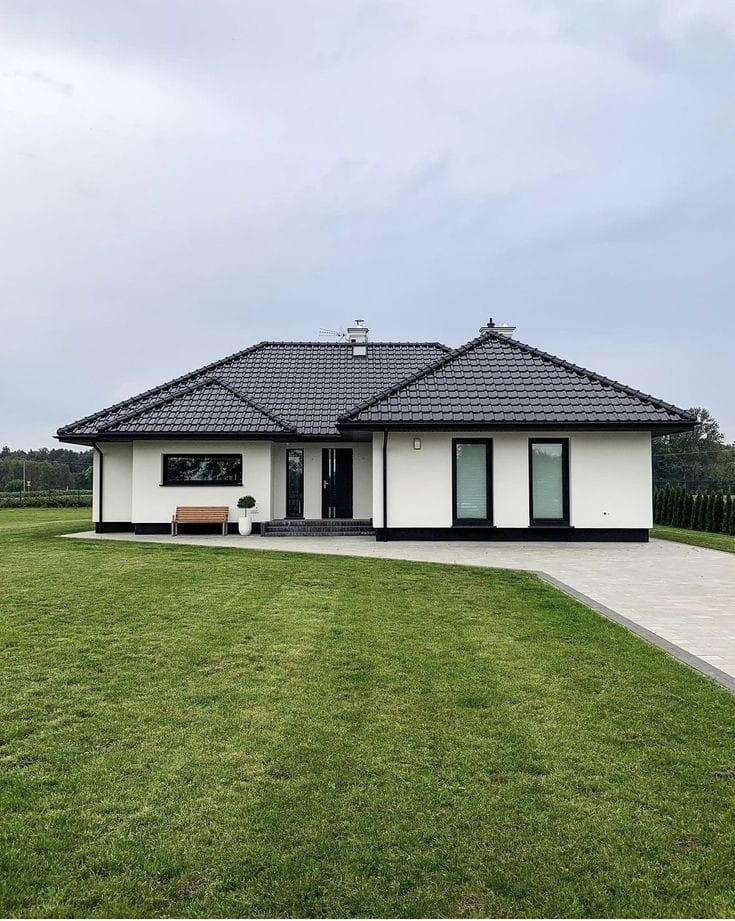
#> input picture histogram_odevi/ev.jfif, 735 x 921 px, found by its file name
$ python histogram_odevi.py
#> lines starting #> are read from the running program, lines starting #| are printed output that depends on the picture
import cv2
import numpy as np
import matplotlib.pyplot as plt

foto_gray=cv2.imread(r"ev.jfif",0)
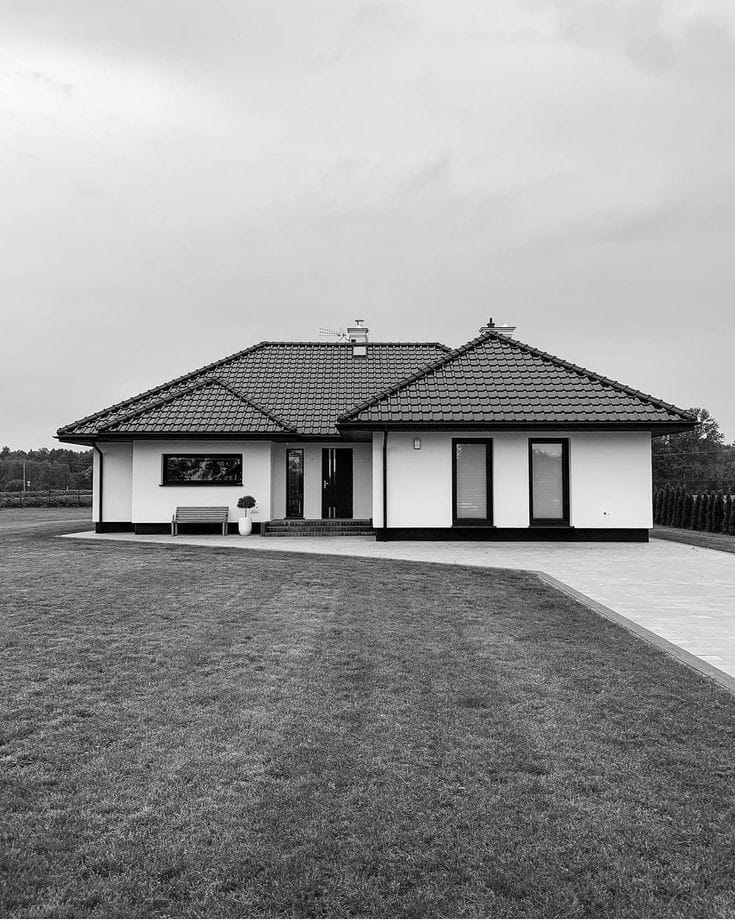
#> foto_gray: shape (921, 735); min 0, max 255, mean 152.1
cv2.imshow("ev_gri",foto_gray)
cv2.waitKey()

# piksel değerleri ve frekanslarını saklamak için boş bir sözlük oluşturuyoruz
histogram = {}

# for döngüsü ile her piksel değeri tek tek inceleniyor
for row in foto_gray:
    for pixel in row:
        if pixel not in histogram:
            histogram[pixel] = 1
        else:
            histogram[pixel] += 1
#> after the loop, histogram = 256 items

# Histogram verilerinin grafikte gösterimi
plt.bar(histogram.keys(), histogram.values())
plt.xlabel('Piksel Değeri')
plt.ylabel('Frekans')
plt.title('Görüntü Histogramı')
plt.show()
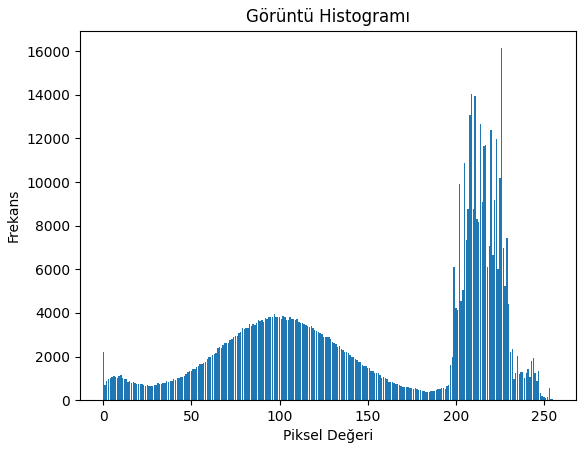
#> figure drawn by matplotlib, 1 panel; tallest bar 16138 high, from x = 225.6 to 226.4

$ run again, with histogram_odevi/Ekran görüntüsü 2023-11-12 191701.png saved as histogram_odevi/ev.jfif
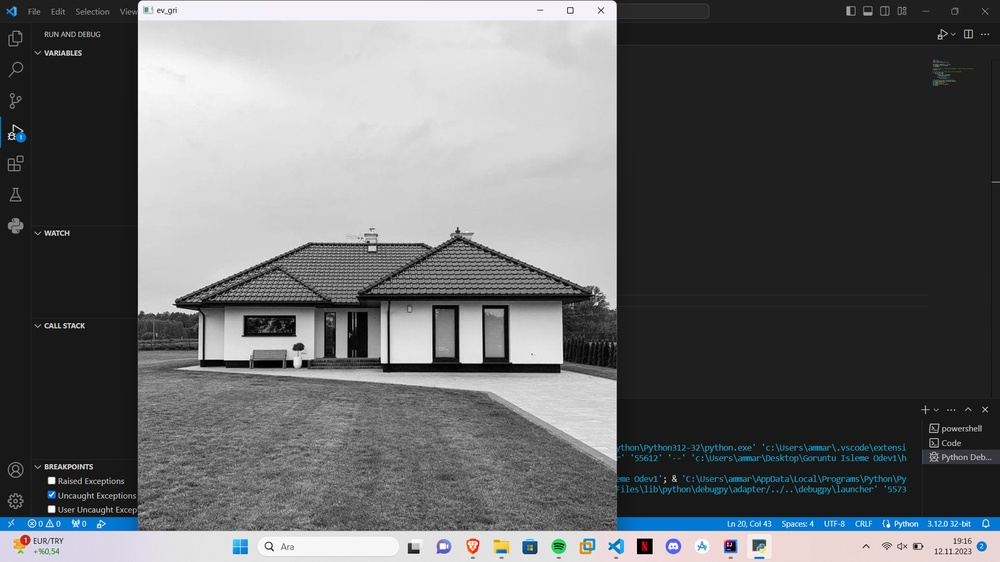
#> input picture histogram_odevi/Ekran görüntüsü 2023-11-12 191701.png, 1000 x 562 px, shrunk from 1920 x 1080 before the run, found by its file name
#> `foto_gray=cv2.imread(r"ev.jfif",0)`:
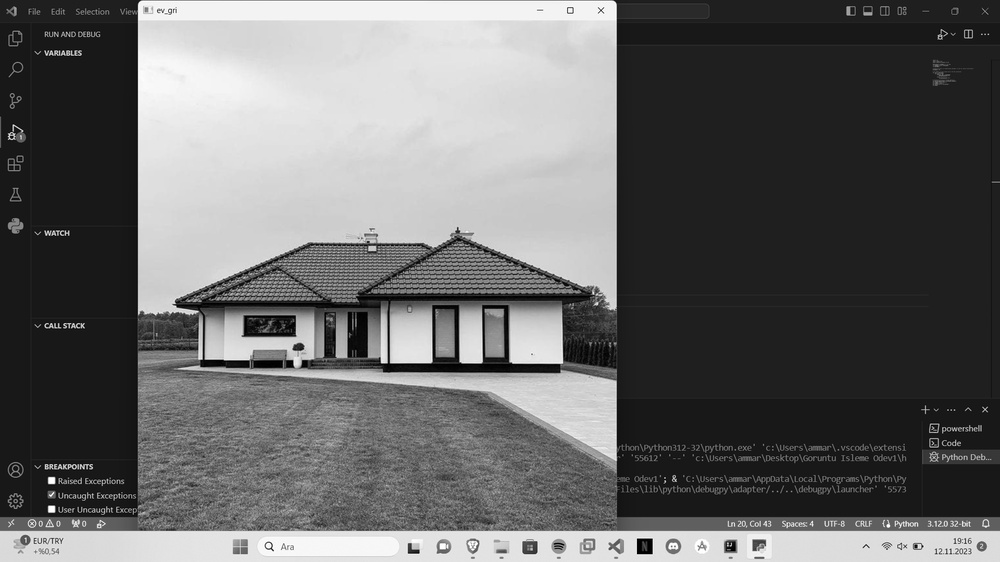
#> foto_gray: shape (562, 1000); min 0, max 255, mean 102.8
#> after the loop `for row in foto_gray:`: histogram = 256 items
#> `plt.show()`:
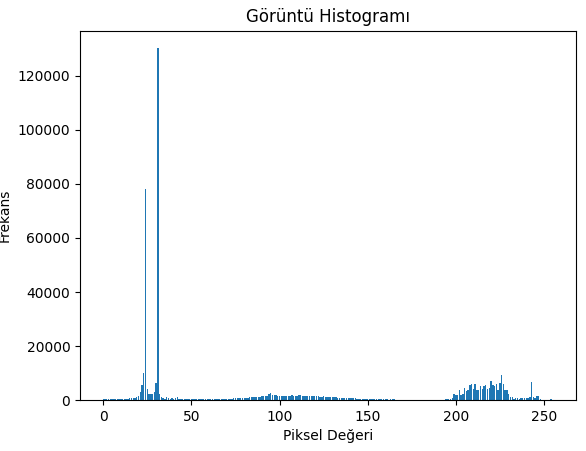
#> figure drawn by matplotlib, 1 panel; tallest bar 130164 high, from x = 30.6 to 31.4
